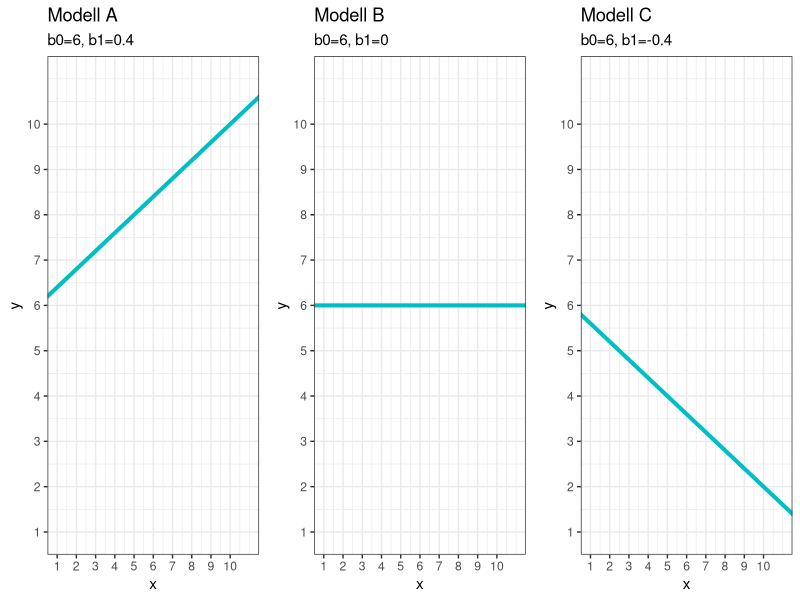
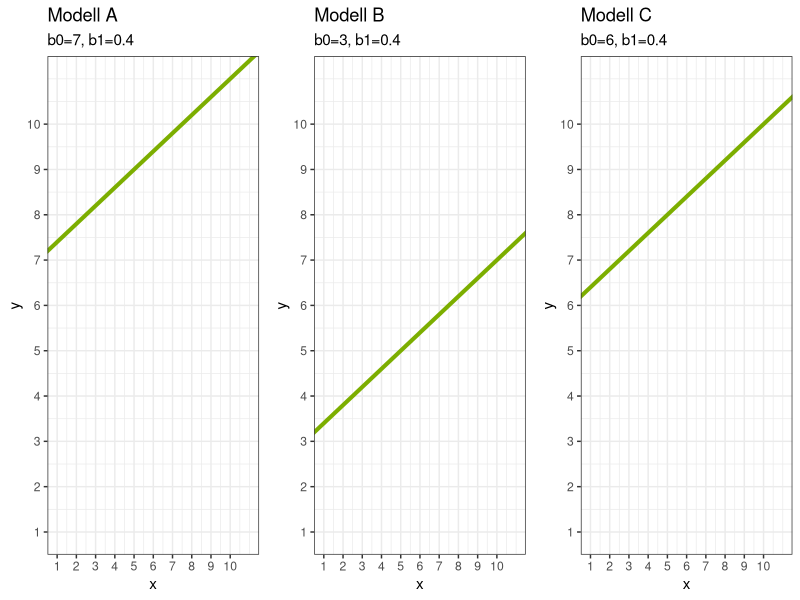
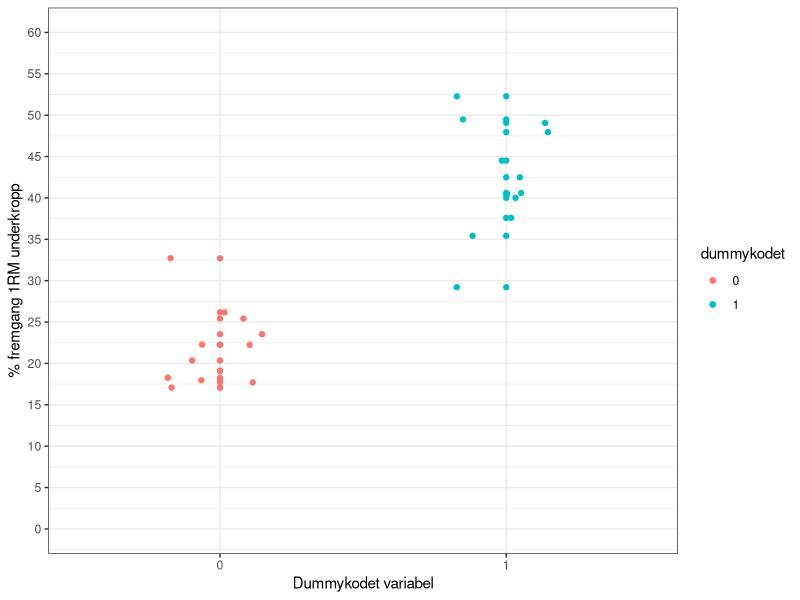

Recreate these plots in R, in order.
## ---- chunk 1
set.seed(2002) #viktig å ha med denne for å få nøyaktig samme datasett
a <- seq(0:10)
b <- seq(0:10)

library(tidyverse)
library(cowplot)
regresjon <- tibble(a, b)


first <- ggplot(regresjon, aes(a, b)) + 
  geom_point(color="white", alpha=0.01) +
  scale_x_continuous(breaks = seq(0,10,1)) +
  scale_y_continuous(breaks = seq(0,10,1)) +
  geom_abline(intercept = 6, slope = 0.4, color="#00BFC4", size=1.4) +
  labs(x="x", y="y", title = "Modell A", subtitle = "b0=6, b1=0.4", color="red") +
  theme_bw() 

second <- ggplot(regresjon, aes(a, b)) + 
  geom_point(color="white", alpha=0.01) +
  scale_x_continuous(breaks = seq(0,10,1)) +
  scale_y_continuous(breaks = seq(0,10,1)) +
  geom_abline(intercept = 6, slope = 0, color="#00BFC4", size=1.4) +
  labs(x="x", y="y", title = "Modell B", subtitle = "b0=6, b1=0") +
  theme_bw() 

third <- ggplot(regresjon, aes(a, b)) + 
  geom_point(color="white", alpha=0.01) +
  scale_x_continuous(breaks = seq(0,10,1)) +
  scale_y_continuous(breaks = seq(0,10,1)) +
  geom_abline(intercept = 6, slope = -0.4, color="#00BFC4", size=1.4) +
  labs(x="x", y="y", title = "Modell C", subtitle = "b0=6, b1=-0.4") +
  theme_bw() 


plot_grid(first,second, third, nrow = 1)


## ---- chunk 2
set.seed(2002) #viktig å ha med denne for å få nøyaktig samme datasett
a <- seq(0:10)
b <- seq(0:10)

library(tidyverse)
library(cowplot)
regresjon <- tibble(a, b)


first <- ggplot(regresjon, aes(a, b)) + 
  geom_point(color="white", alpha=0.01) +
  scale_x_continuous(breaks = seq(0,10,1)) +
  scale_y_continuous(breaks = seq(0,10,1)) +
  geom_abline(intercept = 7, slope = 0.4, color="#7CAE00", size=1.4) +
  labs(x="x", y="y", title = "Modell A", subtitle = "b0=7, b1=0.4", color="red") +
  theme_bw() 

second <- ggplot(regresjon, aes(a, b)) + 
  geom_point(color="white", alpha=0.01) +
  scale_x_continuous(breaks = seq(0,10,1)) +
  scale_y_continuous(breaks = seq(0,10,1)) +
  geom_abline(intercept = 3, slope = 0.4, color="#7CAE00", size=1.4) +
  labs(x="x", y="y", title = "Modell B", subtitle = "b0=3, b1=0.4") +
  theme_bw() 

third <- ggplot(regresjon, aes(a, b)) + 
  geom_point(color="white", alpha=0.01) +
  scale_x_continuous(breaks = seq(0,10,1)) +
  scale_y_continuous(breaks = seq(0,10,1)) +
  geom_abline(intercept = 6, slope = 0.4, color="#7CAE00", size=1.4) +
  labs(x="x", y="y", title = "Modell C", subtitle = "b0=6, b1=0.4") +
  theme_bw() 


plot_grid(first,second, third, nrow = 1)

## ---- chunk 3
set.seed(2002) #viktig å ha med denne for å få nøyaktig samme datasett
tre.sett <- rnorm(n = 12, mean = 41, sd = 5) #12 individer
ett.sett <-rnorm(n = 12, mean = 21, sd = 5) #12 individer

#lager en tibble fra tidyverse-pakken. Må ha lastet inn tidyverse library(tidyverse) i scriptfilen
dat <- tibble(individ = seq(1:24),
              gruppe = rep(c("tre.sett ", "ett.sett"), c(length(tre.sett), length(ett.sett))),
              rm = c(tre.sett , ett.sett))


#lager et nytt objekt som heter dummykodet.dat
dat <- dat %>%
  # her lager jeg en ny kolonne som heter dummykoder. If gruppe == 'ett.sett', gi verdien 0, else gi de 1.
  mutate(dummykodet = if_else(gruppe == "ett.sett", 0, 1)
  )


dat <- dat %>%
  # her lager jeg en ny kolonne som heter dummykoder. If gruppe == 'ett.sett', gi verdien 0, else gi de 1.
  mutate(kontrast = if_else(gruppe == "ett.sett", -0.5, 0.5)
  )

dat <- dat %>%
  mutate(dummykodet = as.factor(dummykodet),
         kontrast = as.factor(kontrast))


ggplot(dat, aes(dummykodet, rm, color=dummykodet)) +
  geom_point()+
  scale_y_continuous(breaks = seq(0, 60, 5)) +
  coord_cartesian(ylim = c(0, 60)) +
  geom_jitter(width = 0.2) + 
  labs(y="% fremgang 1RM underkropp", x="Dummykodet variabel") +
  theme_bw()
